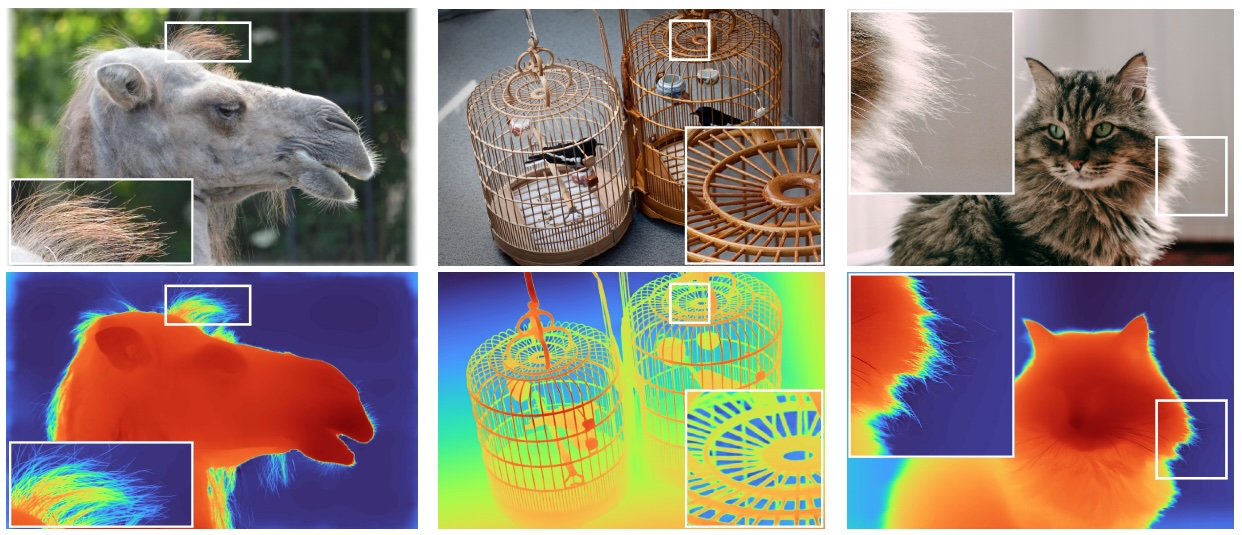
#> input picture data/depth-pro-teaser.jpg, 1242 x 535 px, given as the content of the folder ri/Thesis_Depth/Analysis/grasp1b_dataset_organized/val/depth, which was not available
$ jupyter execute data_visualizer.ipynb
#> lines starting #> are read from the running program, lines starting #| are printed output that depends on the picture; after the words box and inside, x2 and y2 are one past the last pixel; in counts of white or black regions, pixels touching at a corner belong together; pictures that were not available may be replaced by others from this repository, and a replacement may not be noted
[cell 1]
import os
from matplotlib import pyplot as plt
from PIL import Image

data_dir = "/home/badari/Thesis_Depth/Analysis/grasp1b_dataset_organized/"

[cell 2]
val_dir = os.path.join(data_dir, "val")
val_dir

[cell 3]
import os
from PIL import Image
import matplotlib.pyplot as plt
import numpy as np
from scipy.ndimage import generic_filter
import cv2

def augment_depth_image(depth_image, missing_ratio=0.2, noise_std=0.01):
    """
    Augment a depth image by introducing missing data and noise.

    Parameters:
    - depth_image: numpy array of shape (H, W) representing the depth image.
    - missing_ratio: float, proportion of pixels to mask as missing.
    - noise_std: float, standard deviation of Gaussian noise to add.

    Returns:
    - Augmented depth image.
    """
    augmented_image = depth_image.copy()

    # Simulate missing data
    mask = np.random.rand(*depth_image.shape) < missing_ratio
    augmented_image[mask] = 0  # Set missing data to 0 (or another placeholder)

    # Add Gaussian noise
    noise = np.random.normal(0, noise_std, depth_image.shape)
    augmented_image += noise

    # Clip values to valid range
    augmented_image = np.clip(augmented_image, 0, np.max(depth_image))

    return augmented_image

# Iterate through the validation directory
for img_path in os.listdir(os.path.join(val_dir, "depth")):
    dep_path = os.path.join(val_dir, "depth", img_path)
    img_path = os.path.join(val_dir, "images", img_path)

    # depth = Image.open(dep_path)
    # depth = np.array(depth) / 1000.0  # Scale depth values to meters
    depth = cv2.imread(dep_path, cv2.IMREAD_ANYDEPTH)/1000.0
    depth = depth.astype(np.float32)

    # replace 0 with max depth value

    org_depth = depth.copy()

    # depth[depth == 0] = np.average(depth)

    depth = augment_depth_image(depth, missing_ratio=0.2, noise_std=0.01)
#> in augment_depth_image, `augmented_image += noise`:
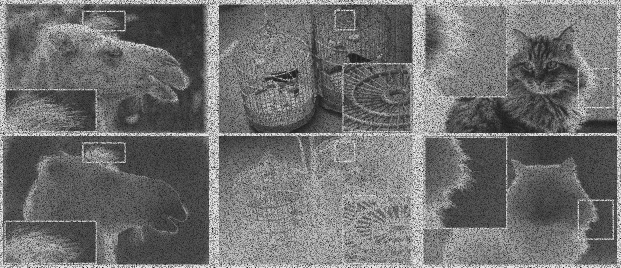
#> augmented_image: shape (535, 1242) float32 (shown at 1/2 size); min -0.0452, max 0.297, mean 0.106; drawn with min black and max white

    # pre-process the depth image


    img = Image.open(img_path)

    fig, ax = plt.subplots(1, 4, figsize=(12, 6))

    # Display the RGB image
    ax[0].imshow(img)
    ax[0].set_title("Image")
    ax[0].axis("off")

    # Display the depth image with a colormap
    im = ax[1].imshow(depth, cmap='viridis')
    ax[1].set_title("Depth")
    ax[1].axis("off")

    # Add a colorbar to the depth plot
    cbar = fig.colorbar(im, ax=ax[1], orientation='vertical', shrink=0.8)
    cbar.set_label('Depth Intensity (meters)')

    # Display the depth image with a colormap
    im = ax[2].imshow(org_depth, cmap='viridis')
    ax[2].set_title("Original Depth")
    ax[2].axis("off")

    # Add a colorbar to the depth plot
    cbar = fig.colorbar(im, ax=ax[2], orientation='vertical', shrink=0.8)
    cbar.set_label('Depth Intensity (meters)')

    # Display the depth image with a colormap
    im = ax[3].imshow(depth - org_depth, cmap='viridis')
    ax[3].set_title("Depth")
    ax[3].axis("off")

    # Add a colorbar to the depth plot
    cbar = fig.colorbar(im, ax=ax[3], orientation='vertical', shrink=0.8)
    cbar.set_label('Depth Intensity (meters)')

    plt.tight_layout()
    plt.show()

    print("Depth shape: ", depth.shape, "Minimum depth: ", np.min(depth), "Maximum depth: ", np.max(depth))
#| Depth shape:  (535, 1242) Minimum depth:  0.0 Maximum depth:  0.255

    break

[cell 4]
import os
from PIL import Image
import matplotlib.pyplot as plt
import numpy as np
from scipy.ndimage import generic_filter
import cv2

def preprocess_depth(depth_img):
    """
    Comprehensive depth image preprocessing
    Args:
        depth_img: Raw depth image (numpy array)
    Returns:
        Preprocessed depth image
    """
    # Convert to float32 if not already
    depth = depth_img.astype(np.float32)

    # 1. Create mask for invalid/zero values
    invalid_mask = (depth == 0)

    # Print statistics before preprocessing
    valid_depth = depth[~invalid_mask]
    if valid_depth.size > 0:
        print(f"Before preprocessing:")
        print(f"Valid depth range: {np.min(valid_depth):.2f} - {np.max(valid_depth):.2f}")
        print(f"Invalid pixels: {np.sum(invalid_mask)} ({(np.sum(invalid_mask)/depth.size)*100:.2f}%)")

    # 2. Apply bilateral filter to reduce noise while preserving edges
    depth_filtered = cv2.bilateralFilter(depth, d=5, sigmaColor=50, sigmaSpace=50)

    # 3. Fill invalid values using morphological operations
    kernel = np.ones((5,5), np.uint8)
    depth_filled = depth_filtered.copy()

    # Iterate until no more holes can be filled
    prev_invalid = np.sum(invalid_mask)
    while True:
        # Dilate valid depth values
        valid_mask = ~(depth_filled == 0)
        depth_filled[invalid_mask] = cv2.dilate(depth_filled, kernel, iterations=1)[invalid_mask]

        # Update invalid mask
        invalid_mask = (depth_filled == 0)
        if np.sum(invalid_mask) >= prev_invalid:
            break
        prev_invalid = np.sum(invalid_mask)

    # 4. Remove outliers using median filter
    depth_median = cv2.medianBlur(depth_filled.astype(np.float32), 5)

    # 5. Remove flying pixels
    kernel_small = np.ones((3,3), np.uint8)
    valid_mask = cv2.erode((depth_median > 0).astype(np.uint8), kernel_small) > 0
    depth_final = depth_median.copy()
    depth_final[~valid_mask] = 0

    # Print statistics after preprocessing
    valid_depth_final = depth_final[depth_final > 0]
    if valid_depth_final.size > 0:
        print(f"\nAfter preprocessing:")
        print(f"Valid depth range: {np.min(valid_depth_final):.2f} - {np.max(valid_depth_final):.2f}")
        print(f"Invalid pixels: {np.sum(depth_final == 0)} ({(np.sum(depth_final == 0)/depth_final.size)*100:.2f}%)")

    return depth_final

def visualize_depth_processing(original_depth, processed_depth):
    """
    Visualize original and processed depth images
    """
    fig, axes = plt.subplots(2, 2, figsize=(15, 12))

    # Original depth
    im1 = axes[0,0].imshow(original_depth, cmap='viridis')
    axes[0,0].set_title('Original Depth')
    axes[0,0].axis('off')
    plt.colorbar(im1, ax=axes[0,0])

    # Processed depth
    im2 = axes[0,1].imshow(processed_depth, cmap='viridis')
    axes[0,1].set_title('Processed Depth')
    axes[0,1].axis('off')
    plt.colorbar(im2, ax=axes[0,1])

    # Difference map
    diff = processed_depth - original_depth
    im3 = axes[1,0].imshow(diff, cmap='RdBu')
    axes[1,0].set_title('Difference Map')
    axes[1,0].axis('off')
    plt.colorbar(im3, ax=axes[1,0])

    # Invalid pixels visualization
    invalid_orig = original_depth == 0
    invalid_proc = processed_depth == 0
    invalid_map = np.zeros_like(original_depth, dtype=np.uint8)
    invalid_map[invalid_orig & invalid_proc] = 1  # Still invalid after processing
    invalid_map[invalid_orig & ~invalid_proc] = 2  # Fixed by processing
    invalid_map[~invalid_orig & invalid_proc] = 3  # New invalid pixels

    im4 = axes[1,1].imshow(invalid_map, cmap='tab20c')
    axes[1,1].set_title('Invalid Pixels Map')
    axes[1,1].axis('off')
    cbar = plt.colorbar(im4, ax=axes[1,1], ticks=[0.5, 1.5, 2.5, 3.5])
    cbar.set_ticklabels(['Valid', 'Still Invalid', 'Fixed', 'New Invalid'])

    plt.tight_layout()
    plt.show()

def process_depth_dataset(val_dir):
    """
    Process all depth images in the dataset
    """
    for img_path in os.listdir(os.path.join(val_dir, "depth")):
        dep_path = os.path.join(val_dir, "depth", img_path)
        img_path = os.path.join(val_dir, "images", img_path)

        try:
            # Load depth image
            depth = cv2.imread(dep_path, cv2.IMREAD_ANYDEPTH)
            if depth is None:
                print(f"Failed to load depth image: {dep_path}")
                continue

            # Load RGB image
            img = Image.open(img_path)

            print(f"\nProcessing: {os.path.basename(dep_path)}")

            # Preprocess depth image
            processed_depth = preprocess_depth(depth)

            # Visualize results
            fig, ax = plt.subplots(1, 3, figsize=(18, 6))

            # Display the RGB image
            ax[0].imshow(img)
            ax[0].set_title("RGB Image")
            ax[0].axis("off")

            # Display original depth
            im1 = ax[1].imshow(depth, cmap='viridis')
            ax[1].set_title("Original Depth")
            ax[1].axis("off")
            plt.colorbar(im1, ax=ax[1])

            # Display processed depth
            im2 = ax[2].imshow(processed_depth, cmap='viridis')
            ax[2].set_title("Processed Depth")
            ax[2].axis("off")
            plt.colorbar(im2, ax=ax[2])

            plt.tight_layout()
            plt.show()

            # Show detailed processing visualization
            visualize_depth_processing(depth, processed_depth)

            # Print shape and range information
            print(f"Depth shape: {depth.shape}")
            print(f"Original depth range: {np.min(depth[depth > 0]):.2f} - {np.max(depth):.2f}")
            print(f"Processed depth range: {np.min(processed_depth[processed_depth > 0]):.2f} - {np.max(processed_depth):.2f}")

        except Exception as e:
            print(f"Error processing {dep_path}: {str(e)}")

        user_input = input("Press Enter to continue to next image (or 'q' to quit): ")
        if user_input.lower() == 'q':
            break

        plt.close('all')

# Run the processing
if __name__ == "__main__":
    val_dir = os.path.join(data_dir,"val")  # Replace with your directory path
    process_depth_dataset(val_dir)
#> in preprocess_depth, `invalid_mask = (depth == 0)`:
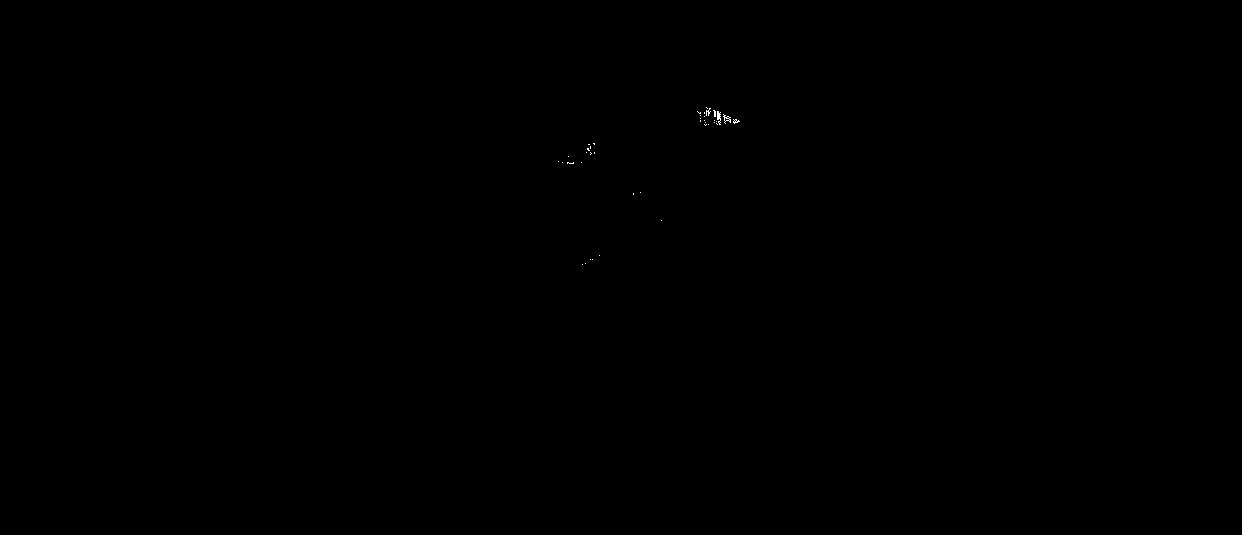
#> invalid_mask: shape (535, 1242) bool; 0.03% white in thin lines or dots, all inside (x1, y1, x2, y2) = (558, 107, 740, 265)
#| Valid depth range: 1.00 - 255.00
#| Invalid pixels: 184 (0.03%)
#> in preprocess_depth, `prev_invalid = np.sum(invalid_mask)`: prev_invalid = 184
#> the loop in preprocess_depth, `while True:` made 2 passes
#> prev_invalid on pass 1: 0
#| Valid depth range: 2.30 - 255.00
#| Invalid pixels: 0 (0.00%)
#> in process_depth_dataset, `plt.show()`:
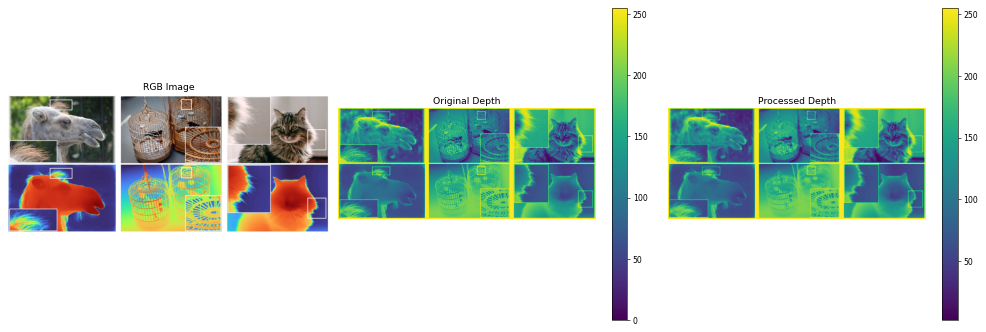
#> figure drawn by matplotlib, 5 panels
#> in visualize_depth_processing, `diff = processed_depth - original_depth`:
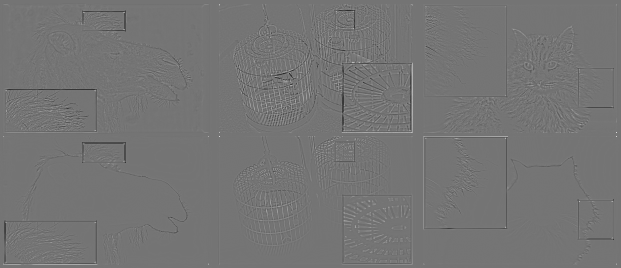
#> diff: shape (535, 1242) float32 (shown at 1/2 size); min -178.8, max 210.9, mean -0.1; drawn with min black and max white
#> in visualize_depth_processing, `plt.show()`:
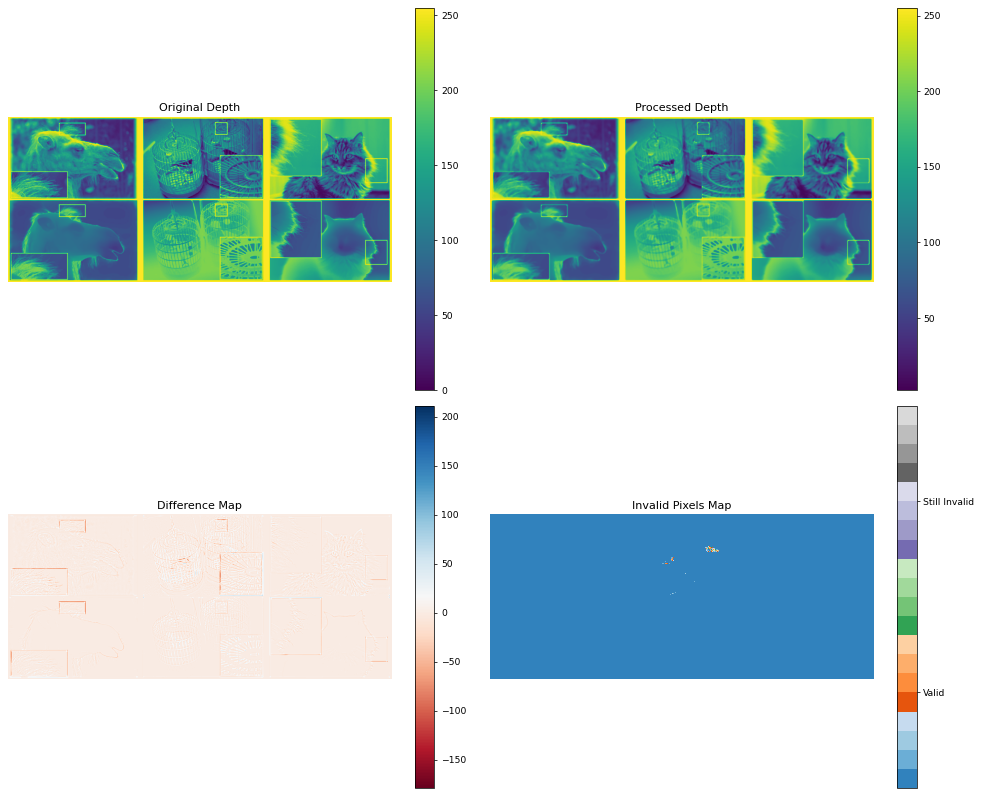
#> figure drawn by matplotlib, 8 panels
#| Depth shape: (535, 1242)
#| Original depth range: 1.00 - 255.00
#| Processed depth range: 2.30 - 255.00

[cell 5]
import os
from PIL import Image
import matplotlib.pyplot as plt
import numpy as np
import cv2

def analyze_depth(depth_img):
    """Analyze depth image statistics"""
    invalid_mask = (depth_img == 0)
    valid_pixels = depth_img[~invalid_mask]

    stats = {
        "total_pixels": depth_img.size,
        "invalid_pixels": np.sum(invalid_mask),
        "invalid_percentage": (np.sum(invalid_mask) / depth_img.size) * 100,
        "min_valid_depth": np.min(valid_pixels) if valid_pixels.size > 0 else 0,
        "max_valid_depth": np.max(valid_pixels) if valid_pixels.size > 0 else 0,
        "mean_valid_depth": np.mean(valid_pixels) if valid_pixels.size > 0 else 0
    }
    return stats

def gentle_depth_preprocessing(depth_img, max_depth=755):
    """
    Conservative depth preprocessing that preserves valid depth values
    """
    # Convert to float32
    depth = depth_img.astype(np.float32)

    # Create mask for invalid/zero values
    invalid_mask = (depth == 0)

    # Only process depth values within valid range (0-755mm for your case)
    valid_range_mask = (depth > 0) & (depth <= max_depth)

    # Create output depth image
    depth_processed = depth.copy()

    # Small median filter only on valid depths to remove noise
    # This preserves edges better than bilateral filter
    valid_depth = depth_processed.copy()
    valid_depth[~valid_range_mask] = 0
    filtered_valid = cv2.medianBlur(valid_depth.astype(np.float32), 5)
    depth_processed[valid_range_mask] = filtered_valid[valid_range_mask]

    return depth_processed, invalid_mask

def visualize_depth_comparison(rgb_img, original_depth, processed_depth, invalid_mask):
    """
    Visualize original and processed depth with invalid pixels highlighted
    """
    fig, axes = plt.subplots(2, 2, figsize=(15, 12))

    # RGB image
    axes[0,0].imshow(rgb_img)
    axes[0,0].set_title('RGB Image')
    axes[0,0].axis('off')

    # Original depth with invalid pixels in red
    depth_vis = original_depth.copy()
    depth_vis = np.ma.masked_where(invalid_mask, depth_vis)
    im1 = axes[0,1].imshow(depth_vis, cmap='viridis')
    axes[0,1].imshow(invalid_mask, cmap='Reds', alpha=0.3)
    axes[0,1].set_title('Original Depth\n(invalid pixels in red)')
    axes[0,1].axis('off')
    plt.colorbar(im1, ax=axes[0,1])

    # Processed depth
    im2 = axes[1,0].imshow(processed_depth, cmap='viridis')
    axes[1,0].set_title('Processed Depth')
    axes[1,0].axis('off')
    plt.colorbar(im2, ax=axes[1,0])

    # Depth difference
    diff = processed_depth - original_depth
    im3 = axes[1,1].imshow(diff, cmap='RdBu')
    axes[1,1].set_title('Difference Map\n(processed - original)')
    axes[1,1].axis('off')
    plt.colorbar(im3, ax=axes[1,1])

    plt.tight_layout()
    return fig

def process_and_analyze_depth(val_dir):
    """
    Process depth images and analyze results
    """
    depth_dir = os.path.join(val_dir, "depth")
    img_dir = os.path.join(val_dir, "images")

    for img_name in os.listdir(depth_dir):
        try:
            # Load depth and RGB images
            depth_path = os.path.join(depth_dir, img_name)
            img_path = os.path.join(img_dir, img_name)

            depth = cv2.imread(depth_path, cv2.IMREAD_ANYDEPTH)/1000.0
            if depth is None:
                print(f"Failed to load depth image: {depth_path}")
                continue

            rgb = np.array(Image.open(img_path))

            print(f"\nProcessing: {img_name}")

            # Analyze original depth
            original_stats = analyze_depth(depth)
#> in analyze_depth, `stats = { "total_pixels": depth_img.size, "invalid_pixels": np.sum(inv..`: stats = {'total_pixels': 664470, 'invalid_pixels': 184, 'invalid_percentage': 0.0277, 'min_valid_depth': 0.001, 'max_valid_depth': 0.255, 'mean_valid_depth': 0.133}
            print("\nOriginal Depth Statistics:")
            print(f"Invalid pixels: {original_stats['invalid_percentage']:.2f}%")
            print(f"Valid depth range: {original_stats['min_valid_depth']:.1f} - {original_stats['max_valid_depth']:.1f}")

            # Process depth
            processed_depth, invalid_mask = gentle_depth_preprocessing(depth)

            # Analyze processed depth
            processed_stats = analyze_depth(processed_depth)
            print("\nProcessed Depth Statistics:")
            print(f"Invalid pixels: {processed_stats['invalid_percentage']:.2f}%")
            print(f"Valid depth range: {processed_stats['min_valid_depth']:.1f} - {processed_stats['max_valid_depth']:.1f}")

            # Visualize results
            fig = visualize_depth_comparison(rgb, depth, processed_depth, invalid_mask)
            plt.show()

            # [12 lines of commented-out code are left out]

            plt.close(fig)
            break

        except Exception as e:
            print(f"Error processing {img_name}: {str(e)}")
            continue

if __name__ == "__main__":
    val_dir = os.path.join(data_dir , "val")  # Replace with your directory path
    process_and_analyze_depth(val_dir)
#> in process_and_analyze_depth, `original_stats = analyze_depth(depth)`: original_stats has the same summary as stats in analyze_depth
#| Invalid pixels: 0.03%
#| Valid depth range: 0.0 - 0.3
#> in gentle_depth_preprocessing, `filtered_valid = cv2.medianBlur(valid_depth.astype(np.float32), 5)`:
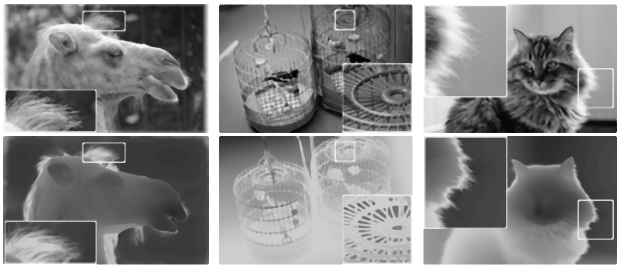
#> filtered_valid: shape (535, 1242) float32 (shown at 1/2 size); min 0, max 0.255, mean 0.133; drawn with min black and max white
#> in process_and_analyze_depth, `processed_stats = analyze_depth(processed_depth)`: processed_stats = {'total_pixels': 664470, 'invalid_pixels': 200, 'invalid_percentage': 0.0301, 'min_valid_depth': 0.001, 'max_valid_depth': 0.255, 'mean_valid_depth': 0.133}
#| Invalid pixels: 0.03%
#| Valid depth range: 0.0 - 0.3
#> in process_and_analyze_depth, `plt.show()`:
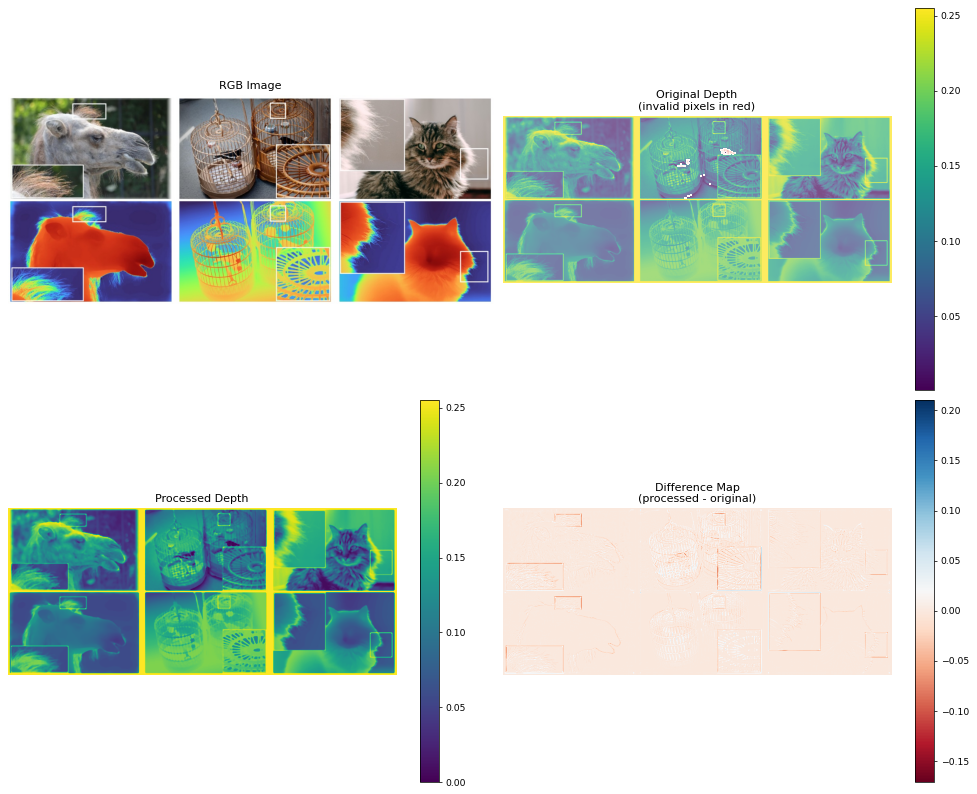
#> figure drawn by matplotlib, 7 panels
